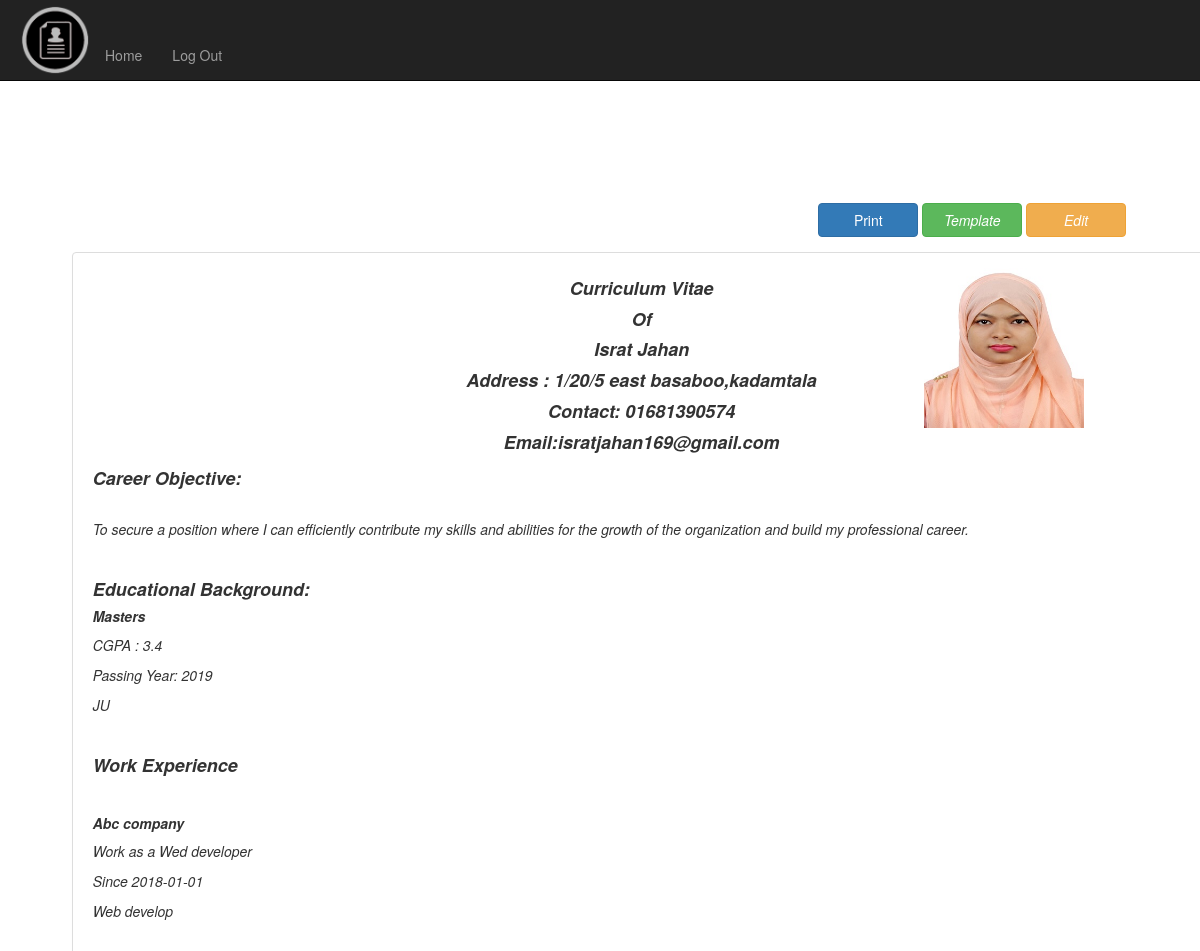
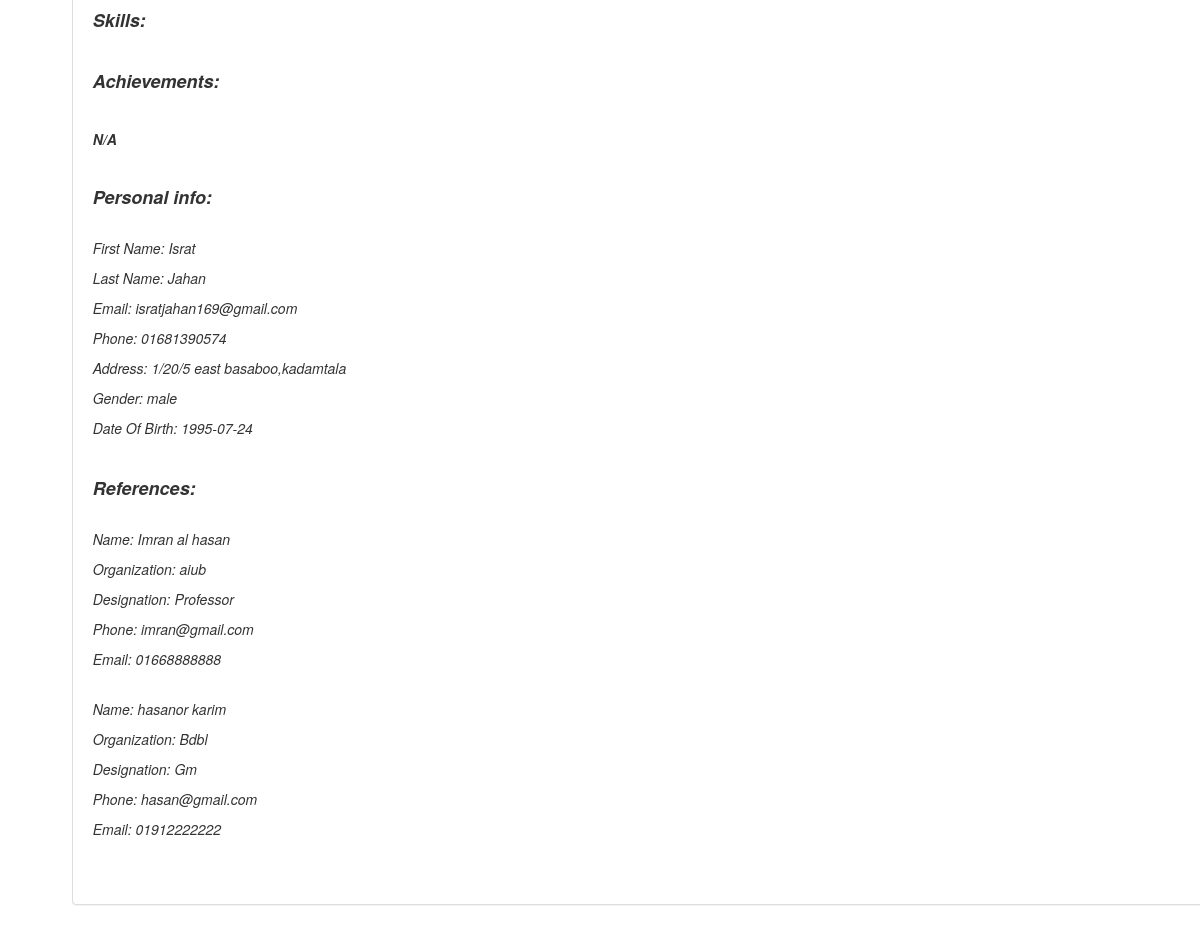
Page /template/t2_content.php (signed in) on the committed database (2 pictures, top to bottom).
### tables this page shows
CREATE TABLE `tbl_basic` (
  `user_id` int(4) NOT NULL,
  `login_id` int(4) NOT NULL,
  `career_object` text NOT NULL,
  `first_name` varchar(200) NOT NULL,
  `last_name` varchar(200) NOT NULL,
  `email` varchar(200) NOT NULL,
  `phone` varchar(200) NOT NULL,
  `web` varchar(200) NOT NULL,
  `gender` varchar(200) NOT NULL,
  `skills` text NOT NULL,
  `dob` date NOT NULL,
  `address` text NOT NULL,
  `photo` varchar(200) NOT NULL
);

CREATE TABLE `tbl_education` (
  `edu_id` int(3) NOT NULL,
  `name_of_degree` varchar(300) NOT NULL,
  `major` varchar(300) NOT NULL,
  `instituation` varchar(300) NOT NULL,
  `passing_year` varchar(300) NOT NULL,
  `cgpa` varchar(300) NOT NULL,
  `achievement` varchar(300) NOT NULL,
  `login_id` int(4) NOT NULL
);

CREATE TABLE `tbl_experience` (
  `exp_id` int(3) NOT NULL,
  `job_title` varchar(300) NOT NULL,
  `desig` varchar(300) NOT NULL,
  `org` varchar(300) NOT NULL,
  `sdate` date NOT NULL,
  `edate` date NOT NULL,
  `job_des` varchar(300) NOT NULL,
  `login_id` int(4) NOT NULL
);

CREATE TABLE `tbl_qualification` (
  `qua_id` int(3) NOT NULL,
  `qualification` varchar(200) NOT NULL,
  `login_id` int(4) NOT NULL
);

CREATE TABLE `tbl_reference` (
  `ref_id` int(3) NOT NULL,
  `namee` varchar(200) NOT NULL,
  `org` varchar(200) NOT NULL,
  `desig` varchar(200) NOT NULL,
  `email` varchar(200) NOT NULL,
  `phone` varchar(200) NOT NULL,
  `login_id` int(4) NOT NULL
);

### classes/db_connect.php (called while the page is built, shortened)
<?php
class Db_connect
{
	public $hostname='localhost';
	public $username='root';
	public $password='';
	public $dbname='cv_maker';
	public function __construct()
    {
        $this->conn=mysqli_connect($this->hostname,$this->username,$this->password,$this->dbname);
    }
}

### classes/application.php (called while the page is built, shortened)
<?php
require 'db_connect.php';
class Application
{
    public function __construct()
    {
        $db_connect=new Db_connect();
        $this->conn=$db_connect->conn;
    }
    public function  select_education($data)
    {
        $sql="SELECT * FROM tbl_education WHERE login_id=$data LIMIT 0,1 ";
        $a1=  mysqli_query($this->conn,$sql);
        return $a1;
    }
    public function  select_expreience($data)
    {
        $sql="SELECT * FROM tbl_experience WHERE login_id=$data LIMIT 0,1 ";
        $a1=  mysqli_query($this->conn,$sql);
        return $a1;
    }
    public function  select_reference($data)
    {
        $sql="SELECT * FROM tbl_reference WHERE login_id=$data   LIMIT 0,1 ";
        $a1=  mysqli_query($this->conn,$sql);
        return $a1;
    }
    public function  select_reference1($data)
    {
        $sql="SELECT * FROM tbl_reference WHERE login_id=$data   LIMIT 1,1 ";
        $a1=  mysqli_query($this->conn,$sql);
        return $a1;
    }
    public function  select_qualification($data)
    {
        $sql="SELECT * FROM tbl_qualification WHERE login_id=$data LIMIT 0,1 ";
        $a1=  mysqli_query($this->conn,$sql);
        return $a1;
    }
    public function  select_basic($data)
    {
        $sql="SELECT * FROM tbl_basic WHERE login_id=$data ";
        $a1=  mysqli_query($this->conn,$sql);
        return $a1;
    }
}

### template/t2_content.php (the view, shortened to what this page needs)
<!DOCTYPE html>
<?php
require '../classes/application.php';
require '../classes/login.php';
$obj_app=new Application();
if(isset($_SESSION['type'])){
    $login_id = $_GET['applicant_id'];
}else{
    $login_id = $_SESSION['login_id'];
}
$result=$obj_app->select_basic($login_id);
$row=  mysqli_fetch_assoc($result);
$resut_education=$obj_app->select_education($login_id);
$row_education=  mysqli_fetch_assoc($resut_education);
$result_exprience=$obj_app->select_expreience($login_id);
$row_exprience=  mysqli_fetch_assoc($result_exprience);
$result_reference=$obj_app->select_reference($login_id);
$row_reference=  mysqli_fetch_assoc($result_reference);
$result_reference1=$obj_app->select_reference1($login_id);
$row_reference1=  mysqli_fetch_assoc($result_reference1);
$result_qualification=$obj_app->select_qualification($login_id);
$row_qualification=  mysqli_fetch_assoc($result_qualification);
?>
<html>
<head>
    <link rel="stylesheet" type="text/css" href="../asset/front_end/contact/css/my_style_extra.css">
    <link rel="stylesheet" type="text/css" href="../asset/front_end/contact/css/bootstrap.min.css">
</head>
<body>
<?if(!isset($_SESSION['type'])){?>
    <div class="container-fluid">
        <div class="row">
            <div class="col-md-12 my_menu ">
                <nav class="navbar navbar-inverse navbar-fixed-top">
                    <div class="navbar-header">
                        <a href="#" >
                            <img src="../asset/front_end/contact/img/logo/unnamed_converted.png" style="height: 70px; width: 70px; margin-left: 20px; margin-top: 5px" alt="logo">
                        </a>
                    </div>
                    <div class="collapse navbar-collapse" id="my_menu" style="margin:30px 0px 0px 20px;">
                        <ul class="nav navbar-nav">
                            <li ><a href="../dashboard.php">Home</a></li>
                            <li><a href="?status=logout&logout=true">Log Out</a></li>
                        </ul>
                    </div>
                </nav>
            </div>
        </div>
    </div>
<?php }?>
<div class="row">
    <div class="col-md-offset-8 col-md-4">
        <div class="panel-body" align="center">
            <button type="submit" name="btn" class="btn btn-outline btn-primary  " style="width: 100px" onclick="printContent('print')"><i class="fa fa-print"></i> Print</button>
            <?php if(!isset($_SESSION['type'])){?>
            <a type="button" class="btn btn-outline btn-success " style="width: 100px" href="../preview.php"><i class="fa fa-image"> Template</a>
            <a type="button" class="btn btn-outline btn-warning " style="width: 100px" href="../edit.php"><i class="fa fa-edit"> Edit</a>
            <?php }?>
        </div>
    </div>
</div>
<div class="container" >
    <div >
        <div class="panel panel-default">
            <div class="panel-body">
                <div class="row" id="print">
                    <div style="margin-left: 20px; margin-right: 20px">
                        <div class="col-sm-12">
                            <div class="col-sm-offset-3 col-sm-6">
                                <h4 align="center" ><strong>Curriculum Vitae</strong></h4>
                                <h4 align="center"><strong>Of</strong></h4>
                                <h4 align="center"><strong><?php echo $row['first_name'].$row['last_name'];?></strong></h4>
                                <h4 align="center"><strong>Address :  <?php echo $row['address']?></strong></h4>
                                <h4 align="center"><strong>Contact: <?php echo $row['phone']?></strong></h4>
                                <h4 align="center"><strong>Email:<?php echo $row['email']?></strong></h4>
                            </div>
                            <div class="col-sm-3">
                                <img src="../<?php echo $row['photo'];?>" width="160px" height="160px"><br><br><br>
                            </div></div>
                        <br><br>
                        <div >
                            <h4><strong>Career Objective:</strong></h4><br>
                        </div>
                        <p>To secure a position where I can efficiently contribute my skills and abilities for the growth of the organization and build my professional career.</p>
                        <div >
                            <br><h4><strong>Educational Background:</strong></h4>
                        </div>
                        <h5><strong><?php echo $row_education['name_of_degree'] ?></strong></h5>
                        <p>CGPA :  <?php echo  $row_education['cgpa']?></p>
                        <p>Passing Year: <?php echo  $row_education['passing_year']?></p>
                        <p><?php echo  $row_education['instituation']?></p><br>
                        <div>
                            <h4><strong>Work Experience</strong></h4><br>
                        </div>
                        <h5><strong><?php echo  $row_exprience['org'] ?></strong></h5>
                        <p>Work as a <?php echo  $row_exprience['desig']?></p>
                        <p>Since <?php echo  $row_exprience['sdate']?></p>
                        <p><?php echo  $row_exprience['job_des']?><br>
                        </p><br>
                        <div >
                            <h4><strong>Skills:</strong></h4><br>
                        </div>
                        <div >
                            <h4><strong>Achievements:</strong></h4><br>
                        </div>
                        <h5><strong><?php echo  $row_qualification['qualification'] ?></strong></h5>
                        <br>
                        <div >
                            <h4><strong>Personal info:</strong></h4><br>
                        </div>
                        <p>First Name: <?php echo $row['first_name'];?></p>
                        <p>Last Name: <?php echo $row['last_name'];?></p>
                        <p>Email: <?php echo $row['email']?></p>
                        <p>Phone: <?php echo $row['phone']?></p>
                        <p>Address: <?php echo $row['address']?></p>
                        <p>Gender: <?php echo $row['gender']?></p>
                        <p>Date Of Birth: <?php echo $row['dob']?></p>
                        <br>
                        <div >
                            <h4><strong>References:</strong></h4><br>
                        </div>
                        <p> Name: <?php echo $row_reference ['namee'];?></p>
                        <p>Organization: <?php echo $row_reference ['org'];?></p>
                        <p>Designation: <?php echo $row_reference['desig']?></p>
                        <p>Phone: <?php echo $row_reference['email']?></p>
                        <p>Email: <?php echo $row_reference['phone']?></p>
                        <br>
                        <?php if($row_reference1['namee']!=NULL)
                        {
                            ?>
                            <p> Name: <?php echo $row_reference1 ['namee'];?></p>
                            <p>Organization: <?php echo $row_reference1 ['org'];?></p>
                            <p>Designation: <?php echo $row_reference1['desig']?></p>
                            <p>Phone: <?php echo $row_reference1['email']?></p>
                            <p>Email: <?php echo $row_reference1['phone']?></p>
                            <?php
                        }  ?>
                        <br>
                        <br>
                    </div>
                </div>
            </div>
        </div>
    </div>
</body>
</html>

### asset/front_end/contact/css/my_style_extra.css (style rules this page uses)
.my_menu { height: 150px; }

### template/t2_content.php (style rules this page uses)
html { margin: 0px; }
body { margin: 10mm 15mm 10mm 15mm; }
.col-sm-1, .col-sm-2, .col-sm-3, .col-sm-4, .col-sm-5, .col-sm-6, .col-sm-7, .col-sm-8, .col-sm-9, .col-sm-10, .col-sm-11, .col-sm-12 { float: left; }
.col-sm-12 { width: 100%; }
.col-sm-6 { width: 50%; }
.col-sm-3 { width: 25%; }
.col-sm-offset-3 { margin-left: 25%; }

### rows in the picture
tbl_basic: first_name "Israt", last_name "Jahan", address "1/20/5 east basaboo,kadamtala", phone "01681390574", email "isratjahan169@gmail.com", photo (picture), gender "male", dob "1995-07-24"
tbl_education: name_of_degree "Masters", cgpa "3.4", passing_year "2019", instituation "JU"
tbl_experience: org "Abc company", desig "Wed developer", sdate "2018-01-01", job_des "Web develop"
tbl_qualification: qualification "N/A"
tbl_reference: namee "Imran al hasan", org "aiub", desig "Professor", email "imran@gmail.com", phone "01668888888"
tbl_reference: namee "hasanor karim", org "Bdbl", desig "Gm", email "hasan@gmail.com", phone "01912222222"
